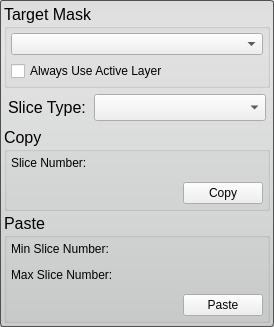
<?xml version="1.0" encoding="UTF-8"?>
<ui version="4.0">
 <class>ClipboardToolInterface</class>
 <widget class="QWidget" name="ClipboardToolInterface">
  <property name="geometry">
   <rect>
    <x>0</x>
    <y>0</y>
    <width>274</width>
    <height>327</height>
   </rect>
  </property>
  <property name="font">
   <font>
    <pointsize>12</pointsize>
   </font>
  </property>
  <property name="windowTitle">
   <string>Clipboard Tool</string>
  </property>
  <property name="styleSheet">
   <string notr="true">QWidget#ClipboardToolInterface{
	border-radius: 3px;
	border: 1px solid rgb(80, 80,80);
	background-color: qlineargradient(spread:pad, x1:0.5, y1:0, x2:0.5, y2:0.960227, stop:0 rgba(221, 221, 221, 255), stop:0.155779 rgba(228, 228, 228, 255), stop:1 rgba(202, 204, 204, 255));      
}</string>
  </property>
  <layout class="QVBoxLayout" name="verticalLayout_2">
   <property name="spacing">
    <number>2</number>
   </property>
   <property name="margin">
    <number>4</number>
   </property>
   <item>
    <widget class="QGroupBox" name="target_groupbox_">
     <property name="title">
      <string>Target Mask</string>
     </property>
     <layout class="QVBoxLayout" name="verticalLayout_4">
      <property name="margin">
       <number>4</number>
      </property>
      <item>
       <widget class="QComboBox" name="target_mask_">
        <property name="sizePolicy">
         <sizepolicy hsizetype="Ignored" vsizetype="Fixed">
          <horstretch>0</horstretch>
          <verstretch>0</verstretch>
         </sizepolicy>
        </property>
       </widget>
      </item>
      <item>
       <widget class="QWidget" name="widget" native="true">
        <layout class="QHBoxLayout" name="horizontalLayout_2">
         <property name="spacing">
          <number>0</number>
         </property>
         <property name="margin">
          <number>0</number>
         </property>
         <item>
          <widget class="QCheckBox" name="use_active_layer_">
           <property name="sizePolicy">
            <sizepolicy hsizetype="Preferred" vsizetype="Fixed">
             <horstretch>0</horstretch>
             <verstretch>0</verstretch>
            </sizepolicy>
           </property>
           <property name="text">
            <string>Always Use Active Layer</string>
           </property>
          </widget>
         </item>
        </layout>
       </widget>
      </item>
     </layout>
    </widget>
   </item>
   <item>
    <layout class="QHBoxLayout" name="horizontalLayout" stretch="1,2">
     <property name="spacing">
      <number>0</number>
     </property>
     <property name="margin">
      <number>4</number>
     </property>
     <item>
      <widget class="QLabel" name="label">
       <property name="text">
        <string>Slice Type:</string>
       </property>
      </widget>
     </item>
     <item>
      <widget class="QComboBox" name="slice_type_"/>
     </item>
    </layout>
   </item>
   <item>
    <widget class="QGroupBox" name="copy_groupbox_">
     <property name="title">
      <string>Copy</string>
     </property>
     <layout class="QVBoxLayout" name="verticalLayout_5">
      <property name="margin">
       <number>4</number>
      </property>
      <item>
       <widget class="QLabel" name="label_2">
        <property name="text">
         <string>Slice Number:</string>
        </property>
       </widget>
      </item>
      <item>
       <widget class="QtUtils::QtSliderIntCombo" name="copy_slice_number_" native="true"/>
      </item>
      <item>
       <layout class="QHBoxLayout" name="horizontalLayout_3">
        <item>
         <spacer name="horizontalSpacer">
          <property name="orientation">
           <enum>Qt::Horizontal</enum>
          </property>
          <property name="sizeHint" stdset="0">
           <size>
            <width>40</width>
            <height>20</height>
           </size>
          </property>
         </spacer>
        </item>
        <item>
         <widget class="QPushButton" name="copy_button_">
          <property name="text">
           <string>Copy</string>
          </property>
         </widget>
        </item>
       </layout>
      </item>
     </layout>
    </widget>
   </item>
   <item>
    <widget class="QGroupBox" name="paste_groupbox_">
     <property name="sizePolicy">
      <sizepolicy hsizetype="Preferred" vsizetype="Preferred">
       <horstretch>0</horstretch>
       <verstretch>0</verstretch>
      </sizepolicy>
     </property>
     <property name="maximumSize">
      <size>
       <width>16777215</width>
       <height>250</height>
      </size>
     </property>
     <property name="title">
      <string>Paste</string>
     </property>
     <property name="flat">
      <bool>false</bool>
     </property>
     <layout class="QVBoxLayout" name="verticalLayout_3">
      <property name="margin">
       <number>4</number>
      </property>
      <item>
       <widget class="QLabel" name="label_3">
        <property name="text">
         <string>Min Slice Number:</string>
        </property>
       </widget>
      </item>
      <item>
       <widget class="QtUtils::QtSliderIntCombo" name="paste_slice_number_min_" native="true"/>
      </item>
      <item>
       <widget class="QLabel" name="label_4">
        <property name="text">
         <string>Max Slice Number:</string>
        </property>
       </widget>
      </item>
      <item>
       <widget class="QtUtils::QtSliderIntCombo" name="paste_slice_number_max_" native="true"/>
      </item>
      <item>
       <layout class="QHBoxLayout" name="horizontalLayout_4">
        <item>
         <spacer name="horizontalSpacer_2">
          <property name="orientation">
           <enum>Qt::Horizontal</enum>
          </property>
          <property name="sizeHint" stdset="0">
           <size>
            <width>40</width>
            <height>20</height>
           </size>
          </property>
         </spacer>
        </item>
        <item>
         <widget class="QPushButton" name="paste_button_">
          <property name="text">
           <string>Paste</string>
          </property>
         </widget>
        </item>
       </layout>
      </item>
     </layout>
    </widget>
   </item>
  </layout>
 </widget>
 <customwidgets>
  <customwidget>
   <class>QtUtils::QtSliderIntCombo</class>
   <extends>QWidget</extends>
   <header location="global">QtUtils/Widgets/QtSliderIntCombo.h</header>
   <container>1</container>
  </customwidget>
 </customwidgets>
 <resources/>
 <connections/>
</ui>
